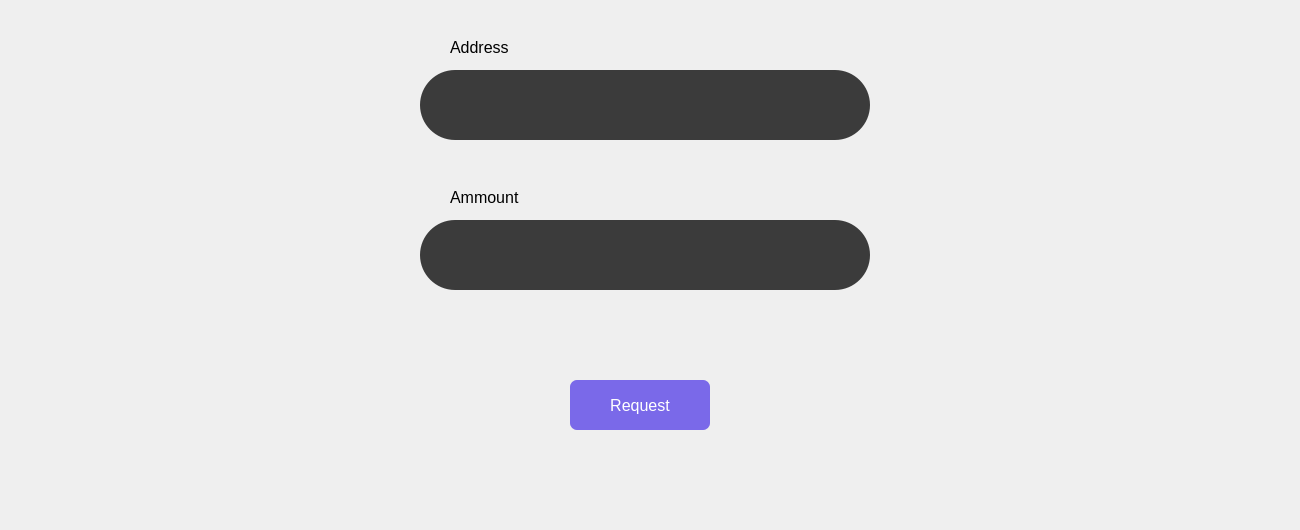
          <widget class="QWidget" name="page_18">
           <widget class="QWidget" name="widget_32" native="true">
            <property name="geometry">
             <rect>
              <x>0</x>
              <y>0</y>
              <width>1291</width>
              <height>521</height>
             </rect>
            </property>
            <property name="styleSheet">
             <string notr="true">QLineEdit{
border-radius:35;
}
QPushButton{
background-color:rgb(122, 105, 233);
color:white;
border-radius:7px;
}</string>
            </property>
            <widget class="QLineEdit" name="lineEdit_18">
             <property name="geometry">
              <rect>
               <x>420</x>
               <y>70</y>
               <width>450</width>
               <height>70</height>
              </rect>
             </property>
             <property name="minimumSize">
              <size>
               <width>450</width>
               <height>70</height>
              </size>
             </property>
             <property name="maximumSize">
              <size>
               <width>450</width>
               <height>70</height>
              </size>
             </property>
             <property name="font">
              <font>
               <pointsize>14</pointsize>
              </font>
             </property>
             <property name="styleSheet">
              <string notr="true">background-color: rgb(59, 59, 59);</string>
             </property>
             <property name="text">
              <string/>
             </property>
             <property name="placeholderText">
              <string/>
             </property>
            </widget>
            <widget class="QLineEdit" name="lineEdit_19">
             <property name="geometry">
              <rect>
               <x>420</x>
               <y>220</y>
               <width>450</width>
               <height>70</height>
              </rect>
             </property>
             <property name="minimumSize">
              <size>
               <width>450</width>
               <height>70</height>
              </size>
             </property>
             <property name="maximumSize">
              <size>
               <width>450</width>
               <height>70</height>
              </size>
             </property>
             <property name="font">
              <font>
               <pointsize>14</pointsize>
              </font>
             </property>
             <property name="styleSheet">
              <string notr="true">background-color: rgb(59, 59, 59);</string>
             </property>
             <property name="text">
              <string/>
             </property>
             <property name="placeholderText">
              <string/>
             </property>
            </widget>
            <widget class="QLabel" name="label_105">
             <property name="geometry">
              <rect>
               <x>450</x>
               <y>30</y>
               <width>151</width>
               <height>36</height>
              </rect>
             </property>
             <property name="font">
              <font>
               <pointsize>16</pointsize>
              </font>
             </property>
             <property name="styleSheet">
              <string notr="true">text-align:center;</string>
             </property>
             <property name="text">
              <string>&lt;html&gt;&lt;head/&gt;&lt;body&gt;&lt;p&gt;&lt;span style=&quot; font-size:12pt;&quot;&gt;Address&lt;/span&gt;&lt;/p&gt;&lt;/body&gt;&lt;/html&gt;</string>
             </property>
            </widget>
            <widget class="QLabel" name="label_106">
             <property name="geometry">
              <rect>
               <x>450</x>
               <y>180</y>
               <width>91</width>
               <height>36</height>
              </rect>
             </property>
             <property name="font">
              <font>
               <pointsize>16</pointsize>
              </font>
             </property>
             <property name="styleSheet">
              <string notr="true">text-align:center;</string>
             </property>
             <property name="text">
              <string>&lt;html&gt;&lt;head/&gt;&lt;body&gt;&lt;p&gt;&lt;span style=&quot; font-size:12pt;&quot;&gt;Ammount&lt;/span&gt;&lt;/p&gt;&lt;/body&gt;&lt;/html&gt;</string>
             </property>
            </widget>
            <widget class="QPushButton" name="pushButton_105">
             <property name="geometry">
              <rect>
               <x>570</x>
               <y>380</y>
               <width>140</width>
               <height>50</height>
              </rect>
             </property>
             <property name="minimumSize">
              <size>
               <width>140</width>
               <height>50</height>
              </size>
             </property>
             <property name="maximumSize">
              <size>
               <width>140</width>
               <height>50</height>
              </size>
             </property>
             <property name="font">
              <font>
               <pointsize>12</pointsize>
               <bold>false</bold>
              </font>
             </property>
             <property name="text">
              <string>Request</string>
             </property>
            </widget>
           </widget>
          </widget>
